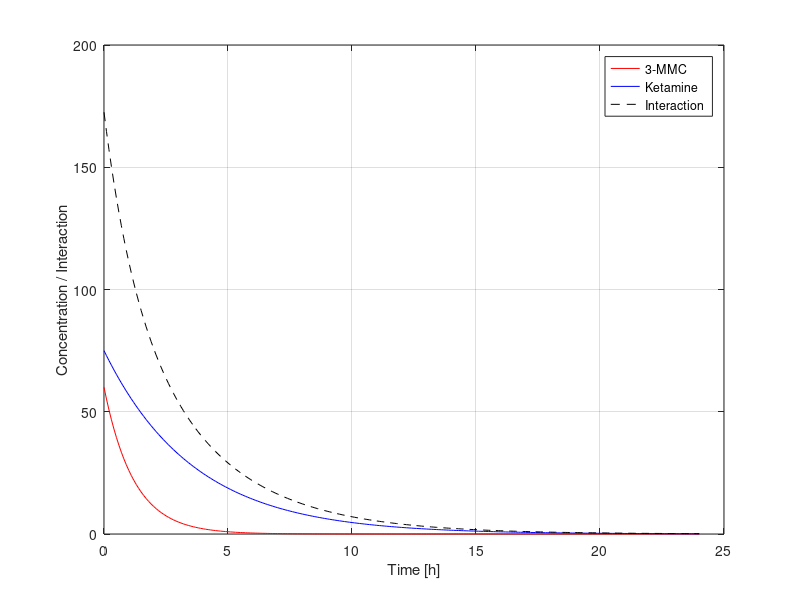

MATLAB code to generate this figure:
% Substances.m - analyze substances interaction and their toxicity
%
% Doses got from PsychonautWiki
%
% Half life time got from National Institutes of Health (NIH) for 3-MMC
% and from Wikipedia for Ketamine
%
% This script has been created for research and educational purposes only 
% Datas are example, this chart might be inaccurated
% as part of my Matlab learning, don't accurate strict on this script
% as it's is inappropiate
% DON'T TRY THIS AT HOME
%
% Created by sech1p on May 13, 2025
%

% Prompt which gathers dose of substances from user
prompt = {'Provide a dose of substance A (mg):', 'Provide a dose of substance B (mg):'};
title = 'Provide substance dosages';
dims = [1 35];
defaultValues = {'60', '75'}; % 60 mg is maximal common dosage for 3-MMC and 75 mg is maximal common dosage for Ketamine
answer = inputdlg(prompt, title, dims, defaultValues);

time = 0:0.1:24; % Time in hours
doseA = str2double(answer{1}); % Dosing of substance A (mg)
doseB = str2double(answer{2}); % Dosing of substance B (mg)

% Prompt which gathers half life time of substances from user
prompt = {'Provide a half life for substance A:', 'Provide a half life for substance B:'};
title = 'Provide half life of dosages';
dims = [1 35];
defaultValues = {'0.83', '2.5'}; % Example half life of substances, 0.83 hour for 3-MMC and 2.5 hours for Ketamine.
answer = inputdlg(prompt, title, dims, defaultValues);

halflifeA = str2double(answer{1}); % Half life time of substance A
halflifeB = str2double(answer{2}); % Half life time of substance B

% Prompt which gathering name of substances from user
prompt = {'Provide a name for substance A:', 'Provide a name for substance B:'};
title = 'Provide substance names';
defaultValues = {'3-MMC', 'Ketamine'};
answer = inputdlg(prompt, title, dims, defaultValues);

% Names of substances
substanceA = answer{1};
substanceB = answer{2};

% Elimination time speed
eliminationTimeA = log(2) / halflifeA;
eliminationTimeB = log(2) / halflifeB;

% In-blood substance concentracion
concentrationA = doseA * exp(-eliminationTimeA * time);
concentrationB = doseB * exp(-eliminationTimeB * time);

% Potential interaction (sum of toxicity)
interaction = concentrationA + 1.5 * concentrationB;

% Chart
plot(time, concentrationA, 'r', time, concentrationB, 'b', time, interaction, 'k--');
legend(substanceA, substanceB, 'Interaction');
xlabel('Time [h]');
ylabel('Concentration / Interaction');
grid on;
waitfor(gcf);
